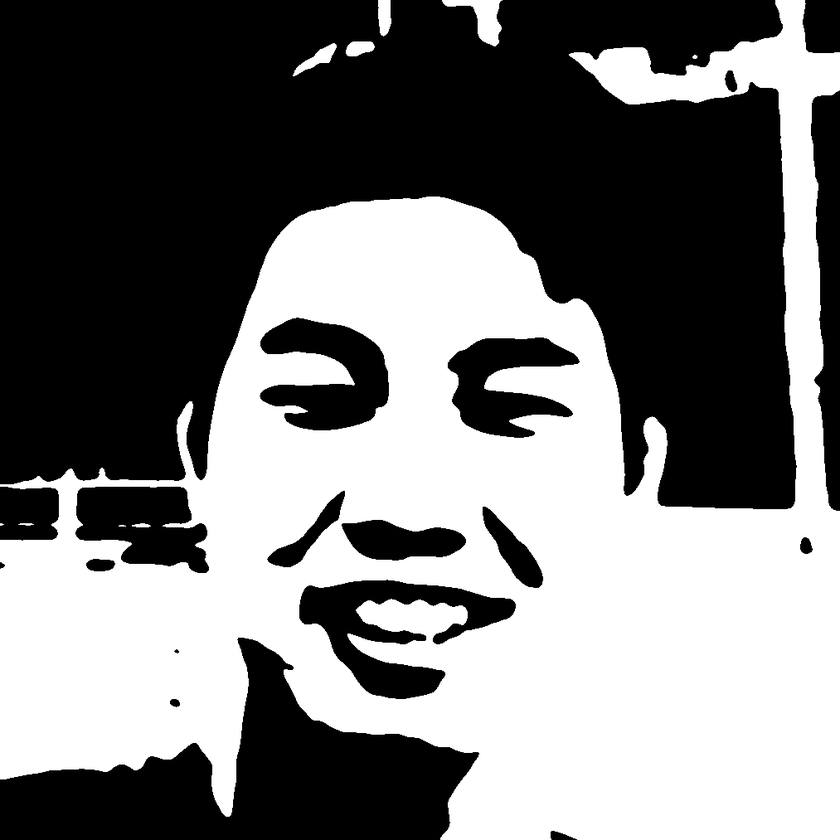
#> input picture static/images/icon.png, 840 x 840 px, shrunk from 1013 x 1013 before the run
$ python gen_icon.py
#> lines starting #> are read from the running program, lines starting #| are printed output that depends on the picture
"""
This script generates a set of favicons from a regular image.
Outputs:
- favicon.ico
- favicon-16x16.png
- favicon-32x32.png
- apple-touch-icon.png (180x180)
"""

from pathlib import Path
from PIL import Image, ImageOps

# ===== Setting =====
INPUT_IMAGE = "icon.png"  # Input image path
OUTPUT_DIR = ""  # Output directory
BG_COLOR = (255, 255, 255, 0)  # Background color (RGBA). Keep as is for transparency
# ==============


def make_square_canvas(
    img: Image.Image, size: int, bg_color=(255, 255, 255, 0)
) -> Image.Image:
    """
    Resize the image to fit within a square canvas while maintaining aspect ratio and center it.
    """
    # Correctly apply EXIF rotation.
    # Some type stubs model exif_transpose as possibly returning None.
    transposed = ImageOps.exif_transpose(img)
    if transposed is not None:
        img = transposed

    # Convert to RGBA (for transparency) if not already in that mode
    if img.mode != "RGBA":
        img = img.convert("RGBA")

    # Resize to fit within size x size while maintaining aspect ratio
    fitted = ImageOps.contain(img, (size, size), Image.Resampling.LANCZOS)

    # Create background canvas and paste the image at the center
    canvas = Image.new("RGBA", (size, size), bg_color)
    x = (size - fitted.width) // 2
    y = (size - fitted.height) // 2
    canvas.paste(fitted, (x, y), fitted)
    return canvas


def save_png(
    img: Image.Image, path: Path, size: int, bg_color=(255, 255, 255, 0)
) -> None:
    square = make_square_canvas(img, size, bg_color=bg_color)
    square.save(path, format="PNG", optimize=True)


def save_ico(img: Image.Image, path: Path, bg_color=(255, 255, 255, 0)) -> None:
    """
    Save favicon.ico containing multiple sizes.
    """
    # Representative sizes to include in ICO
    sizes = [(16, 16), (24, 24), (32, 32), (48, 48), (64, 64)]
    base = make_square_canvas(img, 256, bg_color=bg_color)
    base.save(path, format="ICO", sizes=sizes)


def main() -> None:
    in_path = Path(INPUT_IMAGE)
    out_dir = Path(OUTPUT_DIR)
    out_dir.mkdir(parents=True, exist_ok=True)

    if not in_path.exists():
        raise FileNotFoundError(f"Input image not found: {in_path}")

    with Image.open(in_path) as img:
        # 1) favicon.ico
#> img is the input picture: PIL image 840x840 L; min 0, max 255, mean 120.1
        save_ico(img, out_dir / "favicon.ico", BG_COLOR)
#> in make_square_canvas, `fitted = ImageOps.contain(img, (size, size), Image.Resampling.LANCZOS)`:
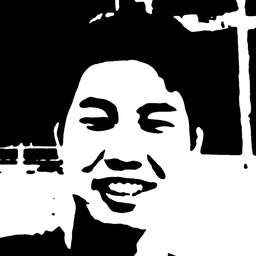
#> fitted: PIL image 256x256 RGBA; mean R, G, B, A 120.1, 120.1, 120.1, 255

        # 2) favicon-16x16.png
        save_png(img, out_dir / "favicon-16x16.png", 16, BG_COLOR)
#> call 2 of make_square_canvas, with size = 16, bg_color = (255, 255, 255, 0)
#> in make_square_canvas (call 2), `fitted = ImageOps.contain(img, (size, size), Image.Resampling.LANCZOS)`:
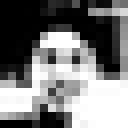
#> fitted: PIL image 16x16 RGBA (shown 8 times larger); mean R, G, B, A 120.9, 120.9, 120.9, 255

        # 3) favicon-32x32.png
        save_png(img, out_dir / "favicon-32x32.png", 32, BG_COLOR)
#> call 3 of make_square_canvas, with size = 32, bg_color = (255, 255, 255, 0)
#> in make_square_canvas (call 3), `fitted = ImageOps.contain(img, (size, size), Image.Resampling.LANCZOS)`:
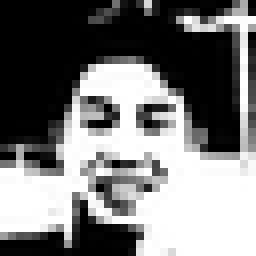
#> fitted: PIL image 32x32 RGBA (shown 8 times larger); mean R, G, B, A 120.1, 120.1, 120.1, 255

        # 4) apple-touch-icon.png
        save_png(img, out_dir / "apple-touch-icon.png", 180, BG_COLOR)
#> call 4 of make_square_canvas, with size = 180, bg_color = (255, 255, 255, 0)
#> in make_square_canvas (call 4), `fitted = ImageOps.contain(img, (size, size), Image.Resampling.LANCZOS)`:
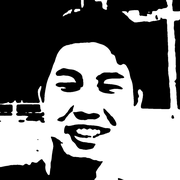
#> fitted: PIL image 180x180 RGBA; mean R, G, B, A 120.1, 120.1, 120.1, 255

    print("Generation complete:")
    print(out_dir / "favicon.ico")
    print(out_dir / "favicon-16x16.png")
    print(out_dir / "favicon-32x32.png")
    print(out_dir / "apple-touch-icon.png")


if __name__ == "__main__":
    main()
